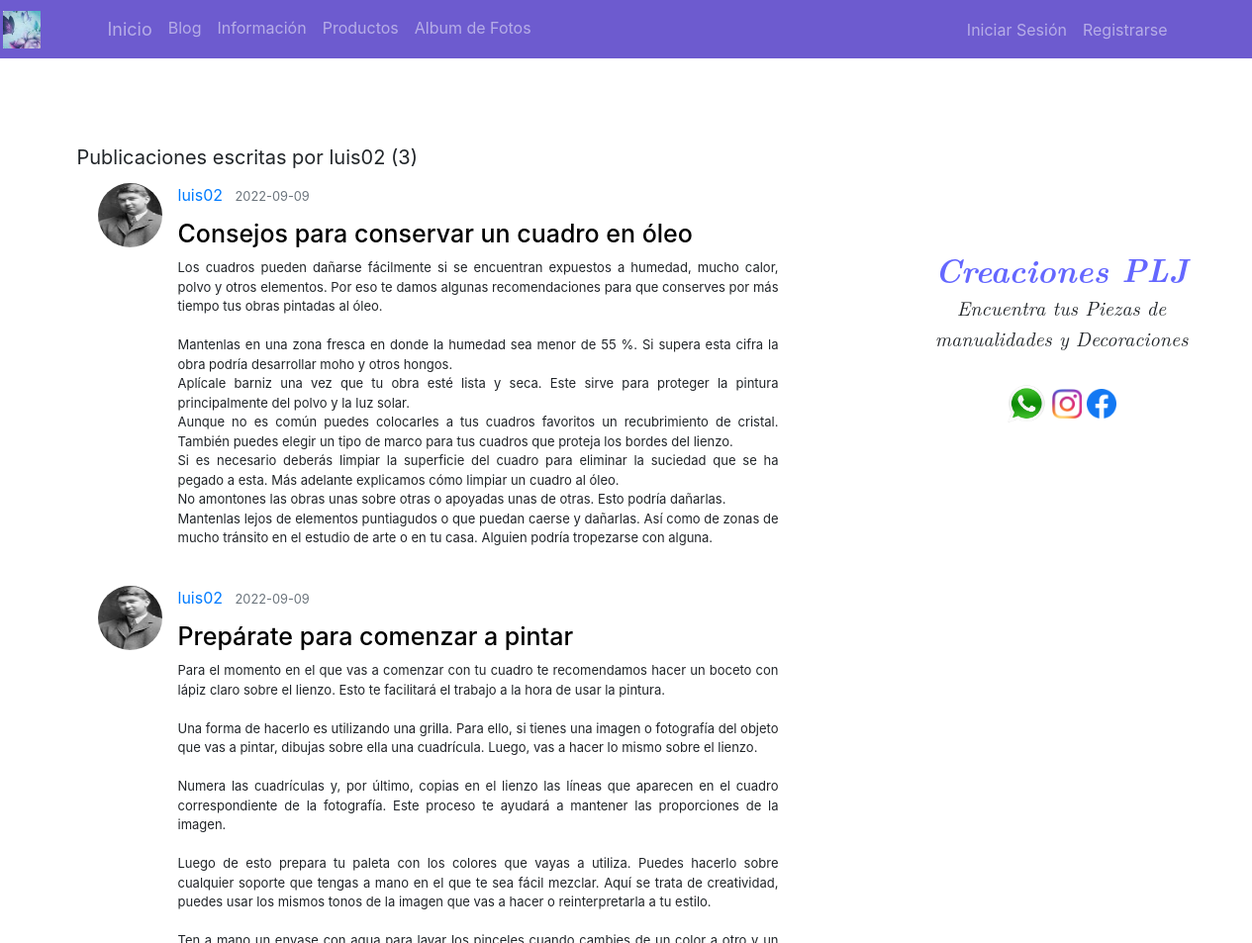
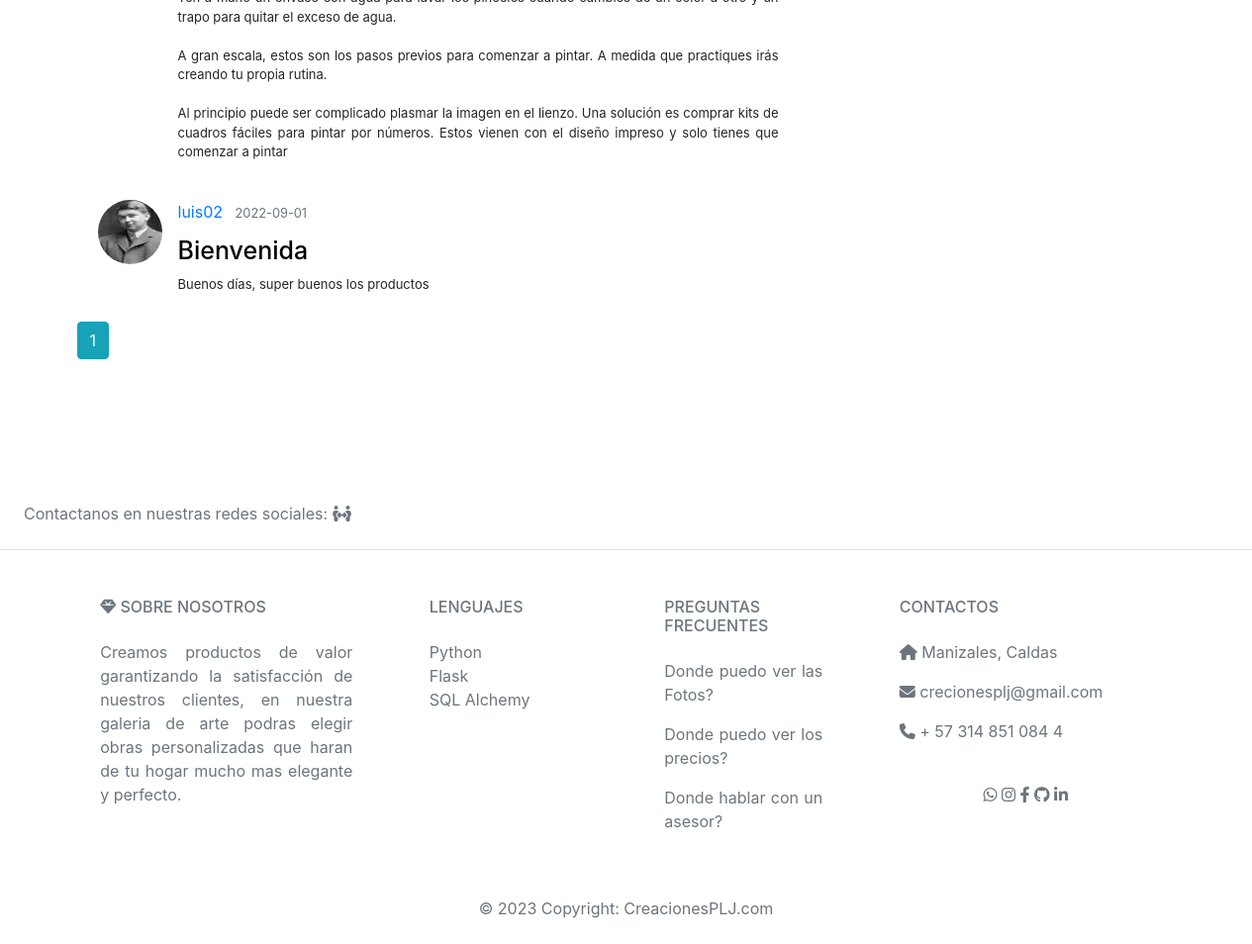
/user/luis02, run on the app's committed database (2 pictures, top to bottom).
### flaskblog/models.py (models this page shows, shortened)
class User(db.Model, UserMixin):
    id = db.Column(db.Integer, primary_key=True)
    username = db.Column(db.String(20), unique=True, nullable=False)
    email = db.Column(db.String(120), unique=True, nullable=False)
    image_file = db.Column(db.String(20), nullable=False, default='default.jpg')
    password = db.Column(db.String(60), nullable=False)
    posts = db.relationship('Post', backref='author', lazy=True)

class Post(db.Model):
    id = db.Column(db.Integer, primary_key=True)
    title = db.Column(db.String(100), nullable=False)
    date_posted = db.Column(db.DateTime, nullable=False, default=datetime.utcnow)
    content = db.Column(db.Text, nullable=False)
    user_id = db.Column(db.Integer, db.ForeignKey('user.id'), nullable=False)

### flaskblog/users/routes.py (the view)
@users.route("/user/<string:username>")
def user_posts(username):
    page = request.args.get('page', 1, type=int)
    user = User.query.filter_by(username=username).first_or_404()
    posts = Post.query.filter_by(author=user)\
        .order_by(Post.date_posted.desc())\
        .paginate(page=page, per_page=4)
    return render_template('user_posts.html', posts=posts, user=user)

### flaskblog/templates/user_posts.html
{% extends "layout.html" %}
{% block content %}
<br></br>
<br></br>
    <h7 class="mb-3">Publicaciones escritas por {{ user.username }} ({{ posts.total }})</h7>
    {% for post in posts.items %}
            <article class="media content-section">
                <img class ="rounded-circle article-img" src="{{url_for('static', filename='profile_pics/' + post.author.image_file) }}">
                <div class="media-body">
                    <div class="article-metadata">
                    <a class="mr-2" href="{{ url_for('users.user_posts', username=post.author.username) }}">{{ post.author.username }}</a>
                    <small class="text-muted">{{ post.date_posted.strftime('%Y-%m-%d') }}</small>
                    </div>
                    <h2><a class="article-title" href="{{ url_for('posts.post', post_id=post.id) }}">{{ post.title }}</a></h2>
                    <p class="article-content">{{ post.content }}</p>
                </div>
            </article>
    {% endfor %}
    {% for page_num in posts.iter_pages(left_edge=1, right_edge=1, left_current=1, right_current=2)  %}
        {% if page_num %}
            {% if posts.page == page_num %}
                <a class="btn btn-info mb-4" href="{{ url_for('users.user_posts', username=user.username, page=page_num) }}">{{ page_num }}</a>
            {% else %}
                <a class="btn btn-outline-info mb-4" href="{{ url_for('main.home', page=page_num) }}">{{ page_num }}</a>
            {% endif %}
        {% else %}
            ...
        {% endif %}
    {% endfor %}
{% endblock content %}

### flaskblog/templates/layout.html (shortened to what this page needs)
<!DOCTYPE html>
<html lang="en">
<head>
    <link rel="stylesheet" media="screen" href="css/style.css">
    <link rel="stylesheet" type="text/css" href="{{ url_for('static', filename='main.css') }}">
    <link rel="stylesheet" href="css/bootstrap.min.css">
    <link rel="stylesheet" href="https://stackpath.bootstrapcdn.com/bootstrap/4.3.1/css/bootstrap.min.css">
    <link rel="stylesheet" href="https://maxcdn.bootstrapcdn.com/bootstrap/4.0.0/css/bootstrap.min.css">
    <link rel="stylesheet" href="https://cdnjs.cloudflare.com/ajax/libs/font-awesome/6.4.0/css/all.min.css" />
</head>
<body>
    <br>
    <br>
    <header class="site-header">
    <nav class="navbar navbar-expand-md navbar-dark bg-steel fixed-top">
        <div class="container navbar-nav mr-auto">
        <div class="collapse navbar-collapse" id="navbarToggle">
            <div class="navbar-nav mr-auto">
            <img width='38px' height='38px' src="{{url_for('static',filename='img/perfil1.png')}}" class="logo" alt="...">
            <a class="navleter nav-item nav-link" href="{{ url_for('main.inicio') }}">Inicio</a>
            <a class="nav-item nav-link" href="{{ url_for('main.home') }}">Blog</a>
            <a class="nav-item nav-link" href="{{ url_for('main.about') }}">Información</a>
            <a class="nav-item nav-link" href="{{ url_for('main.productos') }}">Productos</a>
            <a class="nav-item nav-link" href="{{ url_for('main.album') }}">Album de Fotos</a>
            </div>
            <div class="navbar-nav">
                {% if current_user.is_authenticated %}
                    <a class="nav-item nav-link" href="{{ url_for('posts.new_post') }}">Nueva Publicación</a>
                    <a class="nav-item nav-link" href="{{ url_for('users.account') }}">Perfil</a>
                    <a class="nav-item nav-link" href="{{ url_for('users.logout') }}">Cerrar Sesión</a>
                {% else %}
                    <a class="nav-item nav-link" href="{{ url_for('users.login') }}">Iniciar Sesión</a>
                    <a class="nav-item nav-link" href="{{ url_for('users.register') }}">Registrarse</a>
                {% endif %}
            </div>
        </div>
        </div>
    </nav>
    </header>
    <main role="main" class="container">
        <div class="row">
            <div class="col-md-8">
                {% block content %}{% endblock %}
            </div>
            <div class="col-md-4">
                <div class="titulo">
                    <h9 class="titulogrande">Creaciones  PLJ</h9>
                    <h8 >Encuentra tus Piezas de manualidades y Decoraciones
                    </h8>
                    <br></br>
                    <a href='https://api.whatsapp.com/send?phone=+573148510845&text=Hola,%20quiero%20conocer%20tu%20catalogo' target="_blank">
                    <img width='40px' height='40px' src="{{url_for('static',filename='img/wasap.png')}}" class="" alt="...">
                    </a>
                    <a href='https://www.instagram.com/creacionesesmiluz/' target="_blank">
                    <img width='30px' height='30px' src="{{url_for('static',filename='img/i.png')}}" class="" alt="...">
                    </a>
                    <a href='https://www.facebook.com/Creaciones-EsmiLuz-104503455315329' target="_blank">
                    <img width='30px' height='30px' src="{{url_for('static',filename='img/f.png')}}" class="" alt="...">
                    </a>
                </div>
            </div>
        </div>
    </main>
<br>
<br>
<br>
<div class="footerdiseño">
  <footer class="footerdiseño text-center text-lg-start bg-white text-muted" >
      <section class="d-flex justify-content-center justify-content-lg-between p-4 border-bottom">
        <div class="me-5 d-none d-lg-block">
          <br>
          <span>Contactanos en nuestras redes sociales:</span>
          <i class="fa-solid fa-people-arrows"></i>
        </div>
      </section>
      <section class="" >
        <div class="container text-center text-md-start mt-5" >
          <div class="row mt-3">
            <div class="col-md-3 col-lg-4 col-xl-3 mx-auto mb-4">
              <h6 class="text-uppercase fw-bold mb-4">
                <i class="fas fa-gem me-3 text-secondary"></i> Sobre nosotros
              </h6>
              <p>
                Creamos productos de valor garantizando la satisfacción de nuestros clientes, en nuestra galeria de arte podras elegir obras personalizadas que haran de tu hogar mucho mas elegante y perfecto.
              </p>
            </div>
            <div class="col-md-2 col-lg-2 col-xl-2 mx-auto mb-4" >
              <h6 class="text-uppercase fw-bold mb-4">
                Lenguajes
              </h6>
              <p>
                <a class="text-reset">Python</a><br>
                <a class="text-reset">Flask</a><br>
                <a class="text-reset">SQL Alchemy</a><br>
              </p>
            </div>
            <div class="col-md-3 col-lg-2 col-xl-2 mx-auto mb-4" >
              <h6 class="text-uppercase fw-bold mb-4">
                  Preguntas Frecuentes
              </h6>
              <p>
                <a href="{{ url_for('main.album') }}"  target="_blank" class="text-reset">Donde puedo ver las Fotos?</a>
              </p>
              <p>
                <a href="{{ url_for('main.productos') }}" target="_blank" class="text-reset">Donde puedo ver los precios?</a>
              </p>
              <p>
                <a href='https://api.whatsapp.com/send?phone=+573148510845&text=Hola,%20quiero%20conocer%20tu%20catalogo' target="_blank" class="text-reset">Donde hablar con un asesor?</a>
              </p>
            </div>
            <div class="col-md-4 col-lg-3 col-xl-3 mx-auto mb-md-0 mb-4">
              <h6 class="text-uppercase fw-bold mb-4">Contactos</h6>
              <p><i class="fas fa-home me-3 text-secondary"></i> Manizales, Caldas </p>
              <p>
                <i class="fas fa-envelope me-3 text-secondary"></i>
                crecionesplj@gmail.com
              </p>
              <p><i class="fas fa-phone me-3 text-secondary"></i> + 57 314 851 084 4</p>
              <br>
              <a href='https://api.whatsapp.com/send?phone=+573148510845&text=Hola,%20quiero%20conocer%20tu%20catalogo' target="_blank">
                  <i class="fa-brands fa-whatsapp me-3 text-secondary"></i>
              </a>
              <a href='https://www.instagram.com/creacionesesmiluz/' target="_blank">
                  <i class="fa-brands fa-instagram me-3 text-secondary"></i>
              </a>
              <a href='https://www.facebook.com/Creaciones-EsmiLuz-104503455315329' target="_blank">
                  <i class="fa-brands fa-facebook-f me-3 text-secondary"></i>
              </a>
              <a href='https://github.com/' target="_blank">
                  <i class="fa-brands fa-github me-3 text-secondary"></i>
              </a>
              <a href='https://www.linkedin.com/' target="_blank">
                  <i class="fa-brands fa-linkedin-in me-3 text-secondary"></i>
              </a>
            </div>
          </div>
        </div>
      </section>
      <div class="text-center p-4" >
        © 2023 Copyright:
        <a class="text-reset fw-bold" href="https://mdbootstrap.com/">CreacionesPLJ.com</a>
      </div>
    </footer>
</div>
</body>
</html>

### flaskblog/templates/css/style.css (style rules this page uses)
html,body,div,span,object,iframe,h1,h2,h3,h4,h5,h6,p,blockquote,pre,abbr,address,cite,code,del,dfn,em,img,ins,kbd,q,samp,small,strong,sub,sup,var,b,i,dl,dt,dd,ol,ul,li,fieldset,form,label,legend,table,caption,tbody,tfoot,thead,tr,th,td,article,aside,canvas,details,figcaption,figure,footer,header,hgroup,menu,nav,section,summary,time,mark,audio,video { margin:0;padding:0;border:0;outline:0;font-size:100%;vertical-align:baseline;background:transparent }
body { line-height:1 }
article,aside,details,figcaption,figure,footer,header,hgroup,menu,nav,section { display:block }
a { margin:0;padding:0;font-size:100%;vertical-align:baseline;background:transparent;text-decoration:none }
html,body { width:100%; height:100%; background:#111; }
html { -webkit-tap-highlight-color: rgba(0, 0, 0, 0); }
body { font:normal 75% Arial, Helvetica, sans-serif; }

### flaskblog/static/main.css (style rules this page uses)
body { background: rgb(250, 250, 250); }
h1, h2, h3, h4, h5, h6 { color: rgb(0, 0, 0); text-align: justify; }
p { text-align: justify; }
h7 { font-size: 20px; }
.text-muted { color: #000000; }
.navleter { font-size: 18px; color: rgb(255, 255, 255); }
h8 { font-size: 20px; text-align: justify; font-family: "Latin Modern Roman"; font-style: oblique; }
h9 { font-family: "Latin Modern Roman"; font-style: oblique; font-size: 40px; font-weight: bold; color: #000000; }
.bg-steel { background: rgb(109, 91, 207); }
.site-header .navbar-nav .nav-link { color: rgb(109, 91, 207); }
.content-section { background: #ffffff; padding: 10px 20px; border: 1px solid #ffffff; border-radius: 3px; }
.article-title { color: #000000; font-size: 25px; }
.article-content { white-space: pre-line; font-size: 13px; text-align: justify; }
.article-img { height: 65px; width: 65px; margin-right: 16px; }
.article-metadata { padding-bottom: 1px; margin-bottom: 4px; border-bottom: 1px solid #ffffff }
.titulo { text-align: center; transform: translate(100px, 200px); font-size: 20px; padding-right: 80px; font-style: italic; }
.titulogrande { color: #6467ff; text-align: center; font-size: 2000px; font-style: italic; font-size: xx-large; }
.logo { image-orientation: left; transform: translate(-60px, 3px); }
.footerdiseño { background: rgb(136, 135, 135); }

### data on the page
User: username "luis02"
Post: image_file (picture), author.username "luis02", date_posted "2022-09-09", title "Consejos para conservar un cuadro en óleo", content "Los cuadros pueden dañarse fácilmente si se encuentran expuestos a humedad, mucho calor, polvo y otros elementos. Por eso te damos algunas recomendaciones para que conserves por más tiempo tus obras pintadas al óleo. Mantenlas en una zona fresca en donde la humedad sea menor de 55 %. Si supera esta cifra la obra podría desarrollar moho y otros hongos. Aplícale barniz una vez que tu obra esté lista y seca. Este sirve para proteger la pintura principalmente del polvo y la luz solar. Aunque no es común puedes colocarles a tus cuadros favoritos un recubrimiento de cristal. También puedes elegir un tipo de marco para tus cuadros que proteja los bordes del lienzo. Si es necesario deberás limpiar…"
Post: image_file (picture), author.username "luis02", date_posted "2022-09-09", title "Prepárate para comenzar a pintar", content "Para el momento en el que vas a comenzar con tu cuadro te recomendamos hacer un boceto con lápiz claro sobre el lienzo. Esto te facilitará el trabajo a la hora de usar la pintura. Una forma de hacerlo es utilizando una grilla. Para ello, si tienes una imagen o fotografía del objeto que vas a pintar, dibujas sobre ella una cuadrícula. Luego, vas a hacer lo mismo sobre el lienzo. Numera las cuadrículas y, por último, copias en el lienzo las líneas que aparecen en el cuadro correspondiente de la fotografía. Este proceso te ayudará a mantener las proporciones de la imagen. Luego de esto prepara tu paleta con los colores que vayas a utiliza. Puedes hacerlo sobre cualquier soporte que tengas a…"
Post: image_file (picture), author.username "luis02", date_posted "2022-09-01", title "Bienvenida", content "Buenos días, super buenos los productos"

### other printed values
{{ posts.total }} "3"
{{ page_num }} "1"
